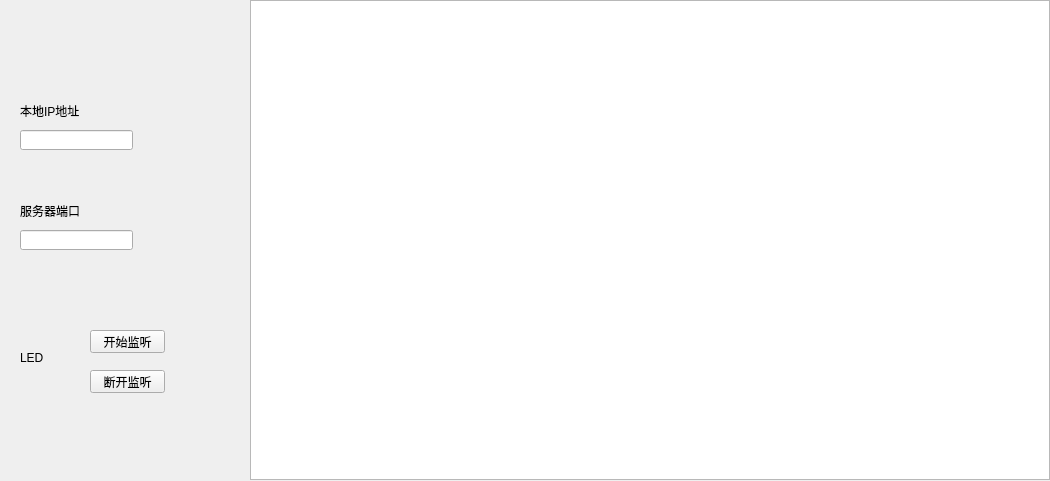
<?xml version="1.0" encoding="UTF-8"?>
<ui version="4.0">
 <class>Form</class>
 <widget class="QWidget" name="Form">
  <property name="geometry">
   <rect>
    <x>0</x>
    <y>0</y>
    <width>1050</width>
    <height>481</height>
   </rect>
  </property>
  <property name="maximumSize">
   <size>
    <width>16777215</width>
    <height>16777215</height>
   </size>
  </property>
  <property name="windowTitle">
   <string>Form</string>
  </property>
  <widget class="QLabel" name="port">
   <property name="geometry">
    <rect>
     <x>20</x>
     <y>200</y>
     <width>61</width>
     <height>21</height>
    </rect>
   </property>
   <property name="text">
    <string>服务器端口</string>
   </property>
  </widget>
  <widget class="QLineEdit" name="port_input">
   <property name="geometry">
    <rect>
     <x>20</x>
     <y>230</y>
     <width>113</width>
     <height>20</height>
    </rect>
   </property>
  </widget>
  <widget class="QLineEdit" name="IP_input">
   <property name="geometry">
    <rect>
     <x>20</x>
     <y>130</y>
     <width>113</width>
     <height>20</height>
    </rect>
   </property>
  </widget>
  <widget class="QLabel" name="IPaddr">
   <property name="geometry">
    <rect>
     <x>20</x>
     <y>100</y>
     <width>61</width>
     <height>21</height>
    </rect>
   </property>
   <property name="text">
    <string>本地IP地址</string>
   </property>
  </widget>
  <widget class="QPushButton" name="start">
   <property name="geometry">
    <rect>
     <x>90</x>
     <y>330</y>
     <width>75</width>
     <height>23</height>
    </rect>
   </property>
   <property name="text">
    <string>开始监听</string>
   </property>
  </widget>
  <widget class="QLabel" name="LED">
   <property name="enabled">
    <bool>true</bool>
   </property>
   <property name="geometry">
    <rect>
     <x>20</x>
     <y>350</y>
     <width>61</width>
     <height>16</height>
    </rect>
   </property>
   <property name="minimumSize">
    <size>
     <width>16</width>
     <height>16</height>
    </size>
   </property>
   <property name="text">
    <string>LED</string>
   </property>
   <property name="wordWrap">
    <bool>false</bool>
   </property>
  </widget>
  <widget class="QPushButton" name="pushButton">
   <property name="geometry">
    <rect>
     <x>90</x>
     <y>370</y>
     <width>75</width>
     <height>23</height>
    </rect>
   </property>
   <property name="text">
    <string>断开监听</string>
   </property>
  </widget>
  <widget class="QLabel" name="picshow">
   <property name="geometry">
    <rect>
     <x>250</x>
     <y>0</y>
     <width>800</width>
     <height>480</height>
    </rect>
   </property>
   <property name="text">
    <string>TextLabel</string>
   </property>
  </widget>
  <widget class="QGraphicsView" name="graphicsView">
   <property name="geometry">
    <rect>
     <x>250</x>
     <y>0</y>
     <width>800</width>
     <height>480</height>
    </rect>
   </property>
  </widget>
 </widget>
 <resources/>
 <connections/>
</ui>
